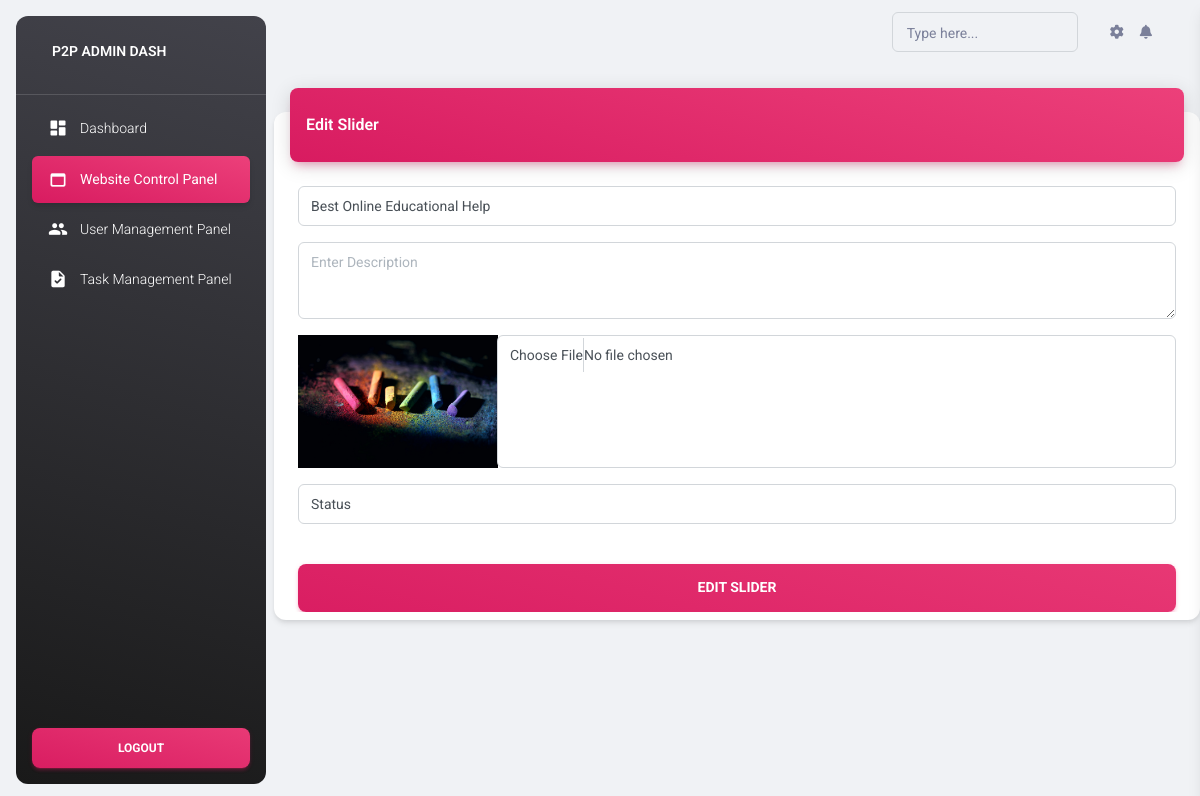
The page /dashboard/edit-slider/1 on the database its author committed.
### main/models.py (models this page shows, shortened)
class Slider(models.Model):
    headline = models.CharField(max_length=100)
    description = models.TextField()
    image = models.ImageField(upload_to="uploads/slider")
    status = models.CharField(max_length=100, default="Active")

### dashboard/views.py (the view, shortened to what this page needs)
# urls.py: path('edit-slider/<id>', views.editSlider, name="EditSlider"),
def editSlider(request, id):
    slider = Slider.objects.get(id=id)
    return render(request, 'edit_slider.html', {'navbar': 'webcontent', 'slider': slider})

### dashboard/templates/edit_slider.html (shortened to what this page needs)
{% extends 'adminlayout.html' %}
{% load static %}
{% block content %}
    <div class="row">
        <div class="col-12">
          <div class="card my-4">
            <div class="card-header p-0 position-relative mt-n4 mx-3 z-index-2">
              <div class="bg-gradient-primary shadow-primary border-radius-lg pt-4 pb-3">
                <h6 class="text-white text-capitalize ps-3">Edit Slider</h6>
              </div>
            </div>
            <div class="card-body px-0 pb-2">
              <div class="table-responsive p-0">
                  <div class="container">
                      <form role="form" action="" method="post" enctype="multipart/form-data">
                        <div class="input-group input-group-outline mb-3">
                          <input type="text" class="form-control" placeholder="Enter Headline" value="{{ slider.headline }}" name="headline">
                        </div>
                        <div class="input-group input-group-outline mb-3">
                          <textarea type="text" class="form-control" rows="3" placeholder="Enter Description" name="description"></textarea>
                        </div>
                        <div class="input-group input-group-outline mb-3">
                          <img src="/media/{{ slider.image }}" alt="{{ slider.headline }}" width="200"><br>
                          <input type="file" class="form-control" id="image" name="image">
                        </div>
                        <div class="input-group input-group-outline mb-3">
                            <select class="form-control" name="status" id="">
                                <option value="" selected disabled>Status</option>
                            </select>
                        </div>
                        <div class="text-center">
                          <button type="submit" class="btn btn-lg bg-gradient-primary btn-lg w-100 mt-4 mb-0">Edit Slider</button>
                        </div>
                      </form>
                  </div>
              </div>
            </div>
          </div>
        </div>
      </div>
{% endblock %}

### rows shown on the page
Slider: headline "Best Online Educational Help", image (picture)
